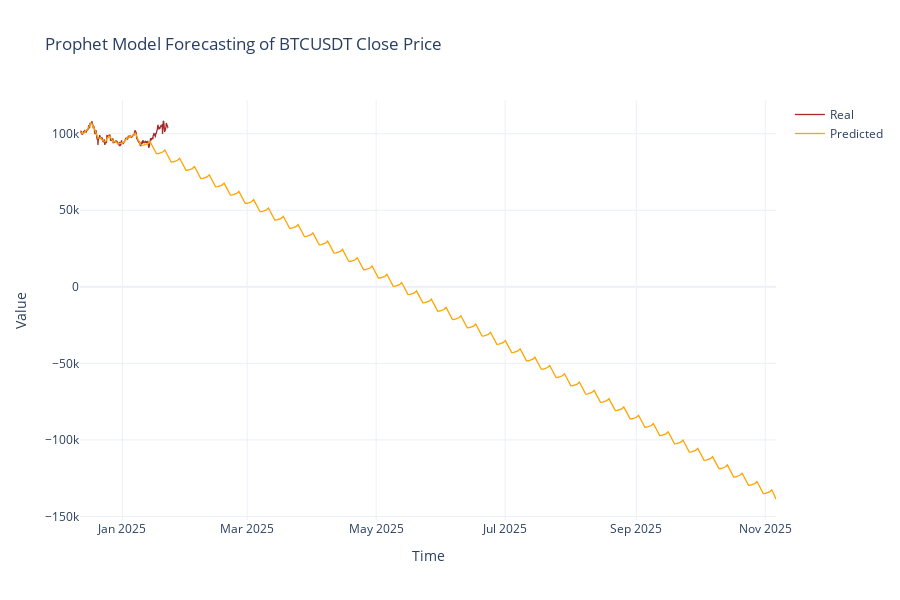

The code cell stored with this chart in its notebook:
### Code cell
# plot using plotly the close price and the forecasted price
fig = go.Figure()

fig.add_trace(go.Scatter(
    x=data.index, 
    y=data['close'], 
    mode='lines', 
    line=dict(color='brown', width=1.3),
    name='Real'
))

fig.add_trace(go.Scatter(
    x=forcast['ds'], 
    y=forcast['yhat'], 
    mode='lines', 
    line=dict(color='orange', width=1.3),
    name='Predicted'
))

fig.update_layout(
    title='Prophet Model Forecasting of BTCUSDT Close Price',
    xaxis_title='Time',
    yaxis_title='Value',
    template='plotly_white',
    height=600,
    width=900
)

fig.show()

### Figure 1 — Plotly figure (JSON) as saved in the notebook; plotly's stock layout.template omitted (floating-point values rounded to 4 significant figures; data arrays with more than 128 entries replaced by an {"elided": "..."} marker saying what was removed)
{"data": [{"line": {"color": "brown", "width": 1.3}, "mode": "lines", "name": "Real", "type": "scatter", "x": {"elided": "1000 str values"}, "y": {"elided": "1000 float values"}}, {"line": {"color": "orange", "width": 1.3}, "mode": "lines", "name": "Predicted", "type": "scatter", "x": {"elided": "1000 str values"}, "y": {"elided": "1000 float values"}}], "layout": {"height": 600, "title": {"text": "Prophet Model Forecasting of BTCUSDT Close Price"}, "width": 900, "xaxis": {"title": {"text": "Time"}}, "yaxis": {"title": {"text": "Value"}}}}
